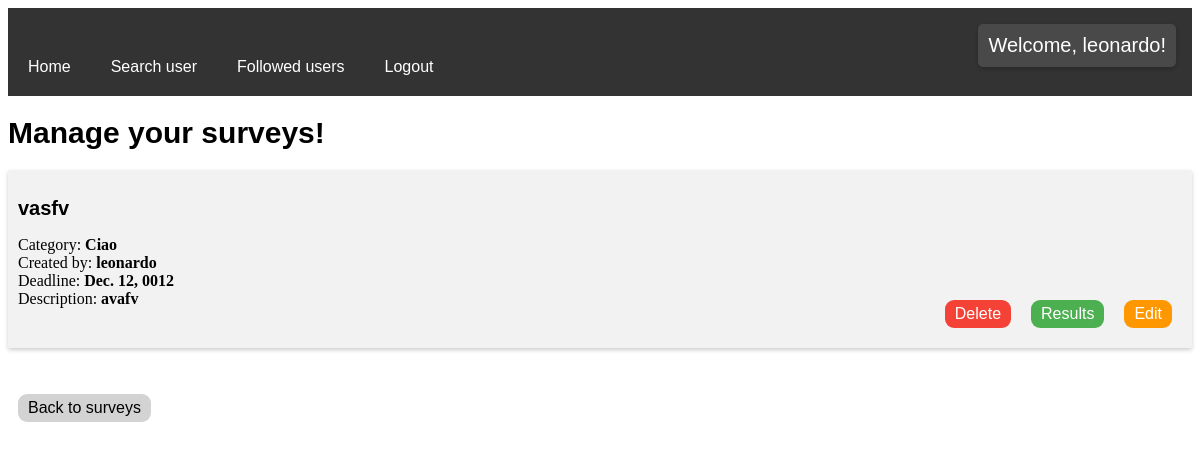
/manageSurveys/ (signed in), run on an earlier commit of the app's database.
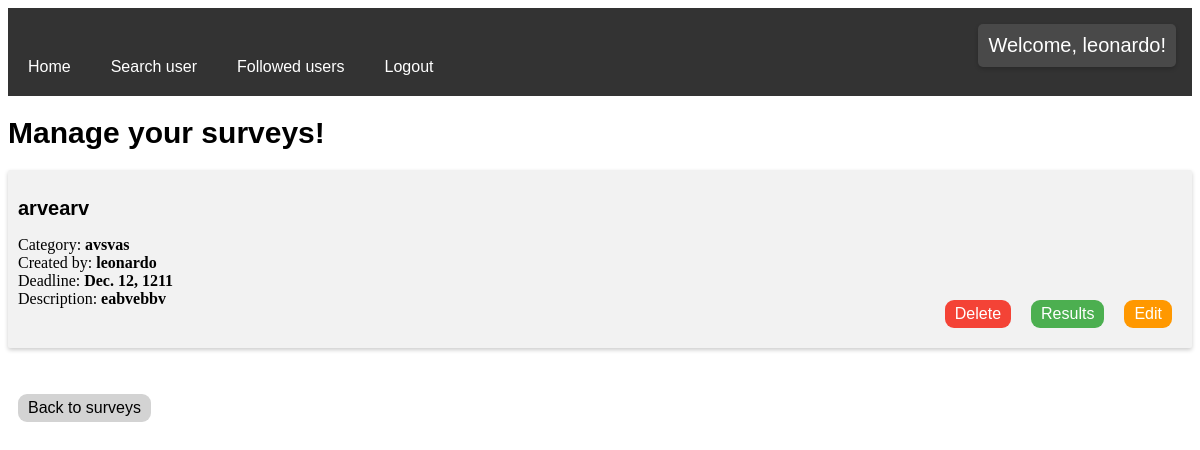
And on a later commit of the database.
### surveys/models.py (models this page shows, shortened)
class Survey(models.Model):
    id = models.AutoField(primary_key=True)
    name = models.CharField(max_length=50)
    description = models.CharField(max_length=200)
    user = models.ForeignKey(User, on_delete=models.CASCADE, null=True)
    category = models.ForeignKey(Category, on_delete=models.CASCADE, null=True)
    deadline = models.DateField(null=True)

class Category(models.Model):
    id = models.AutoField(primary_key=True)
    name = models.CharField(max_length=50)
    user = models.ForeignKey(User, on_delete=models.CASCADE, null=True)
    def __str__(self):
        return self.name

### surveys/views.py (the view)
# urls.py: path('manageSurveys/', views.ManageSurveys.as_view(), name='manageSurveys'),
class ManageSurveys(ListView):
    model = Survey
    template_name = 'manageSurveys.html'
    context_object_name = 'surveys'
    def get_context_data(self, *, object_list=None, **kwargs):
        context = super().get_context_data(**kwargs)
        context['owned_surveys'] = Survey.objects.filter(user=self.request.user)
        return context

### templates/manageSurveys.html (shortened to what this page needs)
{% extends 'base.html' %}
{% block content %}
<h1>Manage your surveys!</h1>
<ul class="card">
{% for survey in owned_surveys %}
    <li>
        <h2>{{ survey.name }} </h2>
        Category: <b>{{ survey.category }}</b> <br>
        Created by: <b>{{ survey.user }}</b> <br>
        Deadline: <b>{{ survey.deadline }}</b> <br>
        Description: <b>{{ survey.description }}</b>
        <a href="{% url 'viewSurvey' survey.id %}">
            <button class="edit" type="button">Edit</button>
        </a>
        <a href="{% url 'viewResponses' survey.id %}">
            <button  class="open" type="button">Results</button>
        </a>
        <a href="{% url 'deleteSurvey' survey.id %}">
            <button class="delete" type="button">Delete</button>
        </a>
    </li>
{% endfor %}
</ul>
    <a href="{% url 'index' %}">
        <button class="home" type="button">Back to surveys</button>
    </a>
{% endblock %}

What changed in the data, as far as the page shows it:
no longer on this page (row edited): Survey: name "vasfv", category "Ciao", user "leonardo", deadline "Dec. 12, 0012", description "avafv"
added Survey: name "arvearv", category "avsvas", user "leonardo", deadline "Dec. 12, 1211", description "eabvebbv"
